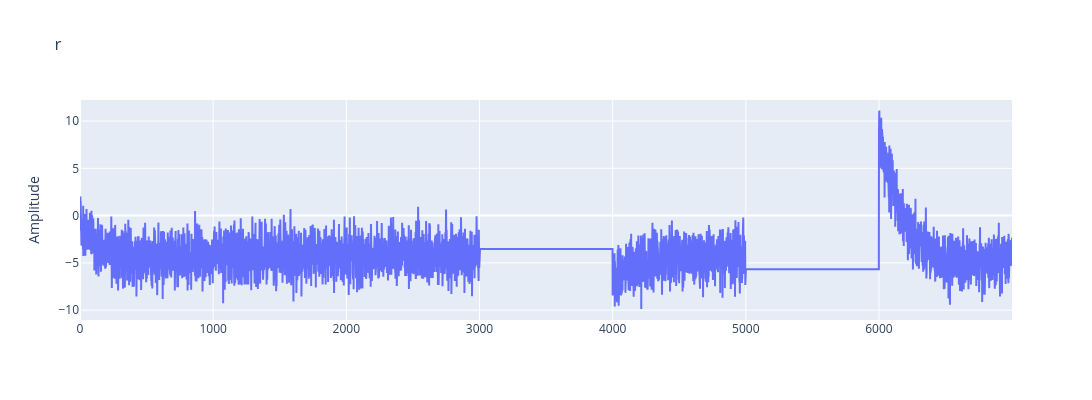
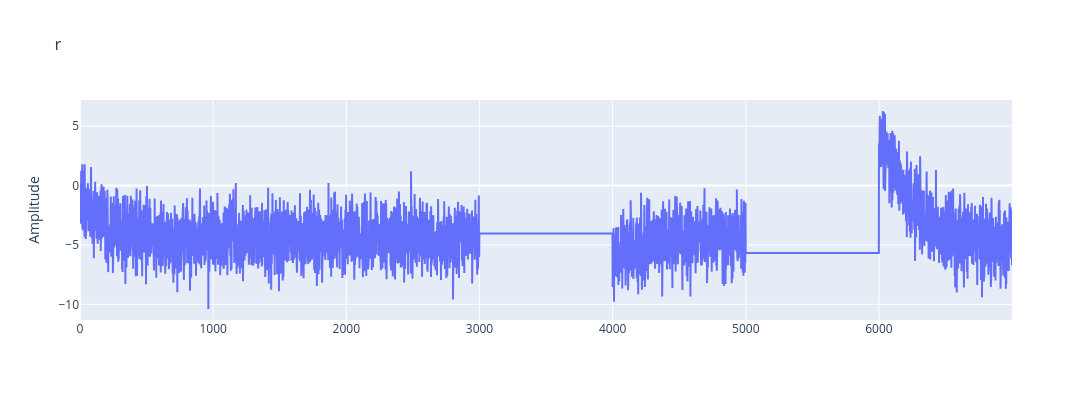

Write notebook code for charts like these, in order.
### Code cell
plot_single(y=df['y1_til'],w=1200)
plot_single(y=df['y2_til'],w=1200)

### Figure 1 — Plotly figure (JSON) as saved in the notebook; plotly's stock layout.template omitted (floating-point values rounded to 4 significant figures; data arrays with more than 128 entries replaced by an {"elided": "..."} marker saying what was removed)
{"data": [{"type": "scatter", "x": {"elided": "7000 int values"}, "xaxis": "x", "y": {"elided": "7000 float values"}, "yaxis": "y"}], "layout": {"height": 400, "title": {"text": "r"}, "width": 1200, "xaxis": {"anchor": "y", "domain": [0, 1]}, "yaxis": {"anchor": "x", "domain": [0, 1], "title": {"text": "Amplitude"}}}}

### Figure 2 — Plotly figure (JSON) as saved in the notebook; plotly's stock layout.template omitted (floating-point values rounded to 4 significant figures; data arrays with more than 128 entries replaced by an {"elided": "..."} marker saying what was removed)
{"data": [{"type": "scatter", "x": {"elided": "7000 int values"}, "xaxis": "x", "y": {"elided": "7000 float values"}, "yaxis": "y"}], "layout": {"height": 400, "title": {"text": "r"}, "width": 1200, "xaxis": {"anchor": "y", "domain": [0, 1]}, "yaxis": {"anchor": "x", "domain": [0, 1], "title": {"text": "Amplitude"}}}}
